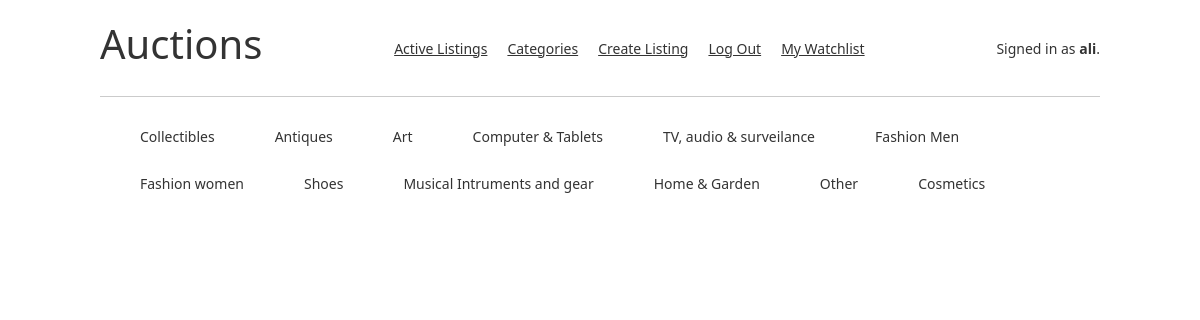
Page /categories (signed in) on the committed database.
### auctions/models.py (models this page shows)
class User(AbstractUser):
    id = models.AutoField(primary_key=True)
    wishlist = models.ManyToManyField('Listings')
    pass

class Categories(models.Model):
    id = models.AutoField(primary_key=True)
    title = models.CharField(max_length=64)

### auctions/views.py (the view)
# urls.py: path("categories", views.categories, name="categories"),
def categories(request):
    categories = Categories.objects.all()
    return render(request, "auctions/categories.html", {
        "categories": categories
    })

### auctions/templates/auctions/categories.html (shortened to what this page needs)
{% extends "auctions/layout.html" %}
{% block body %}
<div class="category">
    {% for category in categories %}
    <a class="categories" href="{% url 'category' category.id %}">{{category.title}}</a>
    {% endfor %}
</div>
{% endblock %}

### auctions/templates/auctions/layout.html (shortened to what this page needs)
{% load static %}
<!DOCTYPE html>
<html lang="en">
<head>
    <link rel="stylesheet" href="https://stackpath.bootstrapcdn.com/bootstrap/4.4.1/css/bootstrap.min.css"
>
    <link href="https://cdn.jsdelivr.net/npm/bootstrap@5.2.0/dist/css/bootstrap.min.css" rel="stylesheet"
>
    <link href="{% static 'auctions/styles.css' %}" rel="stylesheet">
</head>
<body>
    <header>
        <h1>Auctions</h1>
        <nav>
            <a class="navigation" href="{% url 'index' %}">Active Listings</a>
            <a class="navigation" href="{% url 'categories' %}">Categories</a>
            {% if user.is_authenticated %}
            <a class="navigation" href="{% url 'createlisting' %}">Create Listing</a>
            <a class="navigation" href="{% url 'logout' %}">Log Out</a>
            <a class="navigation" href="{% url 'watchlist' %}">My Watchlist</a>
            {% else %}
            <a class="navigation" href="{% url 'login' %}">Log In</a>
            <a class="navigation" href="{% url 'register' %}">Register</a>
            {% endif %}
        </nav>
        <div>
            {% if user.is_authenticated %}
            Signed in as <strong>{{ user.username }}</strong>.
            {% else %}
            Not signed in.
            {% endif %}
        </div>
    </header>
    <main>
        <hr>
        {% block body %}
        {% endblock %}
    </main>
</body>
</html>

### auctions/static/auctions/styles.css (style rules this page uses)
body { padding: 10px; }

### auctions/templates/auctions/layout.html (style rules this page uses)
body { padding: 10px; font-size: 14px; font-family: system-ui, -apple-system, BlinkMacSystemFont, 'Segoe UI', Roboto, Oxygen, Ubuntu, Cantarell, 'Open Sans', 'Helvetica Neue', sans-serif; color: #333; width: 1080px; margin: 20px auto 0 auto; padding: 0 20px 20px 20px; }
main { margin: 20px auto 0 auto; padding: 0 20px 20px 20px; }
header { display: flex; justify-content: space-between; align-items: center; flex-direction: row; color: #333; padding: 0 20px; }
nav { display: flex; flex-direction: row; }
.navigation { color: #333; font-family: system-ui, -apple-system, BlinkMacSystemFont, 'Segoe UI', Roboto, Oxygen, Ubuntu, Cantarell, 'Open Sans', 'Helvetica Neue', sans-serif; margin: 5px 10px; }
.categories { all: unset; color: #333; border-radius: 5px; padding: 13px 20px; border-radius: 5px; margin-left: 20px; float: left; }

### rows in the picture
User: username "ali"
Categories: title "Collectibles"
Categories: title "Antiques"
Categories: title "Art"
Categories: title "Computer & Tablets"
Categories: title "TV, audio & surveilance"
Categories: title "Fashion Men"
Categories: title "Fashion women"
Categories: title "Shoes"
Categories: title "Musical Intruments and gear"
Categories: title "Home & Garden"
Categories: title "Other"
Categories: title "Cosmetics"
